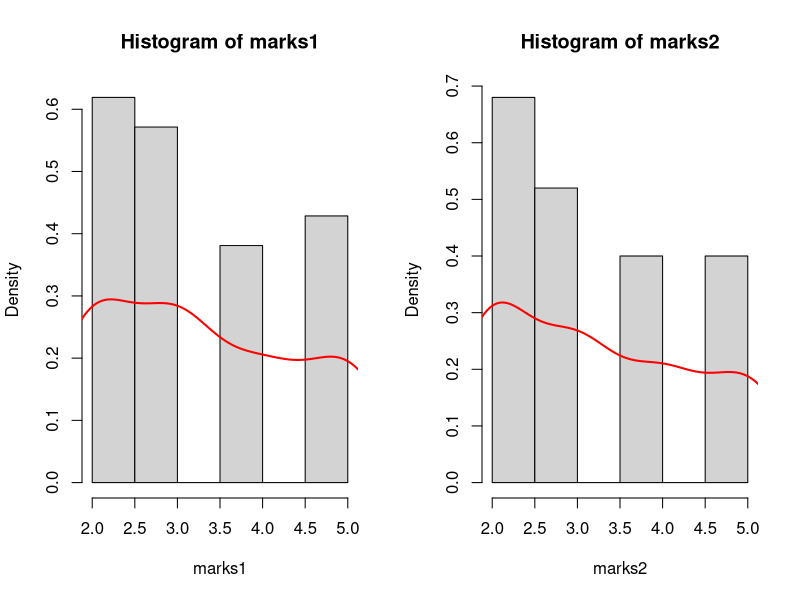
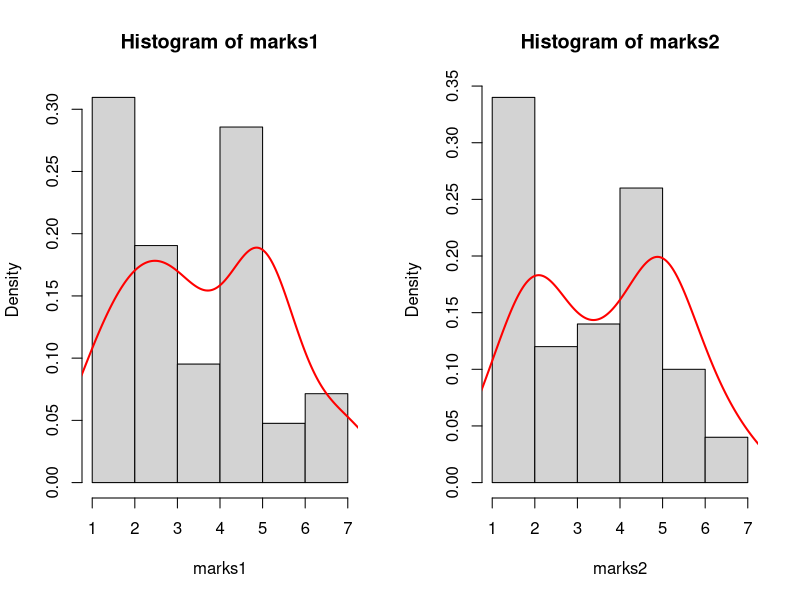
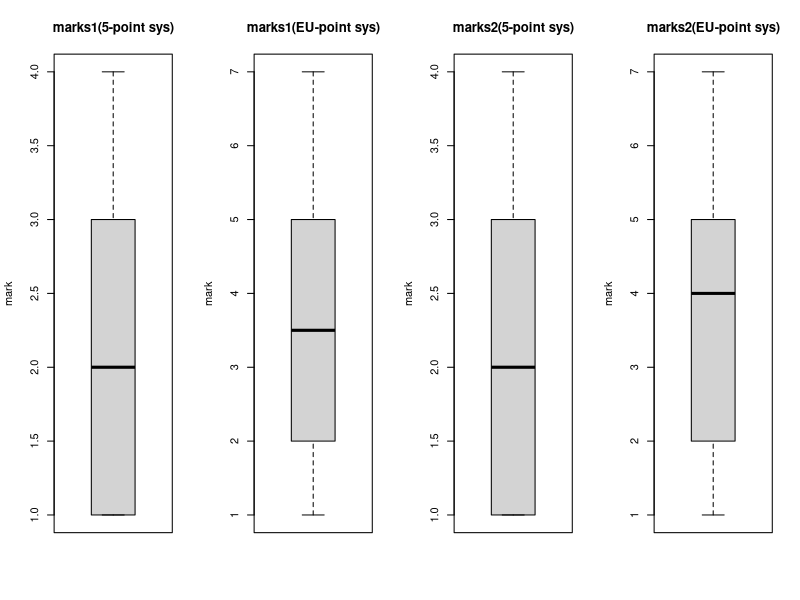

Source code (R) for these figures, in order:
insertNA <- function(arr) {
# replaces elements, which less than 0 or more than 100, with NA
  for (i in 1:length(arr)) {
    # arr[i] <- round(arr[i]) # if you want to round the elements of the array
    if ((arr[i]<0 || 100<arr[i])&&!is.na(arr[i])) {
      arr[i] <- NA
    }
  }
  return(arr)
}

moveTo5Point <- function(arr) { 
# exchange on 5-point system
  arr <- cut(x=arr, breaks = c(0, 50, 68, 81, 100)); arr
  arr.f <- factor(arr); arr.f
  levels(arr.f) <- c("2", "3", "4", "5"); arr.f
  arr.o <- ordered(arr.f, labels = c("2", "3", "4", "5")); arr.o
  return(arr.o)
}

moveToEUPoint <- function(arr) { 
# exchange on European(EU) system
  arr <- cut(x=arr, breaks = c(0, 30, 50, 60, 68, 85, 95, 100)); arr
  arr.f <- factor(arr); arr.f
  levels(arr.f) <- c("F", "FX", "E", "D", "C", "B", "A"); arr.f
  arr.o <- ordered(arr.f, labels = c("F", "FX", "E", "D", "C", "B", "A")); arr.o
  return(arr.o)
}

makeTable <- function(arr) { 
# makes table of probabiliry for one arr 
  a <- data.frame(row.names =levels(arr), table(arr)); a
  res <- data.frame(row.names =levels(arr), probability  = prop.table( a[, -1]))
  return(res)
}

makeDoubleTable <- function(arr1, arr2) { 
# makes table of probabiliry for two arrs for better comparison
  a <- data.frame(row.names =levels(arr1), table(arr1)); a
  b <- data.frame(row.names =levels(arr2), table(arr2)); b
  res <- data.frame(row.names =levels(arr1), probability1  = prop.table( a[, -1]), probability2  = prop.table( b[, -1]))
  return(res)
}

makePlot5 <- function(arr1, arr2) {
# function for 5-point system
# makes two histogramms and graphs the density functions of arr1 and arr2 
# 
  par(mfcol=c(1, 2))
  
  marks1 <- as.numeric(as.character(na.omit(arr1))); marks1
  hist(marks1, freq = FALSE)
  lines(density(marks1, na.rm = TRUE), col = "red", lwd = 2)
  
  marks2 <- as.numeric(as.character(na.omit(arr2))); marks2
  hist(marks2, freq = FALSE) 
  lines(density(marks2, na.rm = TRUE), col = "red", lwd = 2)
}

makePlotEU <- function(arr1, arr2) {
# function for EU-point system
# makes two histogramms and graphs the density functions of arr1 and arr2 
  par(mfcol=c(1, 2))
  
  marks1 <- as.numeric(na.omit(arr1)); marks1
  hist(marks1, freq = FALSE)
  lines(density(marks1, na.rm = TRUE), col = "red", lwd = 2)
  
  marks2 <- as.numeric(na.omit(arr2)); marks2
  hist(marks2, freq = FALSE) 
  lines(density(marks2, na.rm = TRUE), col = "red", lwd = 2)
}

N1 <- 51 # number of elements
math_expect1 <- 70 # mathematical expectation
st_dev1 <- 30 # standard deviation
marks1 <-rnorm(N1, mean = math_expect1, sd=st_dev1); marks1
marks1 <- insertNA(marks1); marks1

marks1.5 <- moveTo5Point(arr = marks1); table(marks1.5)
marks1.EU <- moveToEUPoint(marks1); table(marks1.EU)

N2 <- 62 # number of elements
math_expect2 <- 65 # mathematical expectation
st_dev2 <- 40 # standard deviation
marks2 <- rnorm(N2, mean = math_expect2, sd=st_dev2); marks2
marks2 <- insertNA(marks2); marks2

marks2.5 <- moveTo5Point(arr = marks2); table(marks2.5)
marks2.EU <- moveToEUPoint(marks2); table(marks2.EU)

# making tables
table1.5 <- makeTable(marks1.5); table1.5
table1.EU <- makeTable(marks1.EU); table1.EU

table2.5 <- makeTable(marks2.5); table2.5
table2.EU <- makeTable(marks2.EU); table2.EU

table.5 <- makeDoubleTable(marks1.5, marks2.5); table.5 
table.EU <- makeDoubleTable(marks1.EU, marks2.EU); table.EU

# making histograms
makePlot5(marks1.5, marks2.5)
makePlotEU(marks1.EU, marks2.EU)

# making boxes
dev.off()
par(mfcol=c(1, 4))

boxplot(marks1.5, main="marks1(5-point sys)", ylab="mark")
boxplot(marks1.EU, main="marks1(EU-point sys)", ylab="mark")
boxplot(marks2.5, main="marks2(5-point sys)", ylab="mark")
boxplot(marks2.EU, main="marks2(EU-point sys)", ylab="mark")
